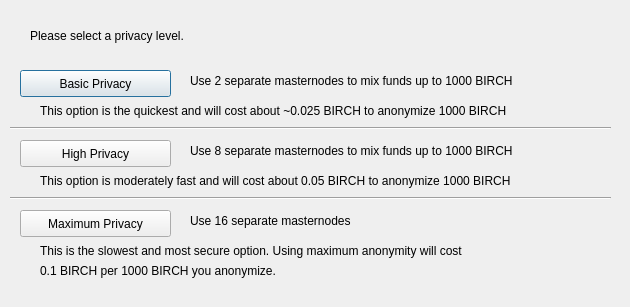
<?xml version="1.0" encoding="UTF-8"?>
<ui version="4.0">
 <class>DarksendConfig</class>
 <widget class="QDialog" name="DarksendConfig">
  <property name="geometry">
   <rect>
    <x>0</x>
    <y>0</y>
    <width>630</width>
    <height>307</height>
   </rect>
  </property>
  <property name="windowTitle">
   <string>Configure PrivateSend</string>
  </property>
  <widget class="QPushButton" name="buttonBasic">
   <property name="geometry">
    <rect>
     <x>20</x>
     <y>70</y>
     <width>151</width>
     <height>27</height>
    </rect>
   </property>
   <property name="text">
    <string>Basic Privacy</string>
   </property>
  </widget>
  <widget class="QPushButton" name="buttonHigh">
   <property name="geometry">
    <rect>
     <x>20</x>
     <y>140</y>
     <width>151</width>
     <height>27</height>
    </rect>
   </property>
   <property name="text">
    <string>High Privacy</string>
   </property>
  </widget>
  <widget class="QPushButton" name="buttonMax">
   <property name="geometry">
    <rect>
     <x>20</x>
     <y>210</y>
     <width>151</width>
     <height>27</height>
    </rect>
   </property>
   <property name="text">
    <string>Maximum Privacy</string>
   </property>
  </widget>
  <widget class="QLabel" name="label">
   <property name="geometry">
    <rect>
     <x>30</x>
     <y>20</y>
     <width>571</width>
     <height>31</height>
    </rect>
   </property>
   <property name="text">
    <string>Please select a privacy level.</string>
   </property>
  </widget>
  <widget class="QLabel" name="label_2">
   <property name="geometry">
    <rect>
     <x>190</x>
     <y>70</y>
     <width>421</width>
     <height>21</height>
    </rect>
   </property>
   <property name="text">
    <string>Use 2 separate masternodes to mix funds up to 1000 BIRCH</string>
   </property>
  </widget>
  <widget class="QLabel" name="label_3">
   <property name="geometry">
    <rect>
     <x>190</x>
     <y>140</y>
     <width>411</width>
     <height>21</height>
    </rect>
   </property>
   <property name="text">
    <string>Use 8 separate masternodes to mix funds up to 1000 BIRCH</string>
   </property>
  </widget>
  <widget class="QLabel" name="label_4">
   <property name="geometry">
    <rect>
     <x>190</x>
     <y>210</y>
     <width>421</width>
     <height>21</height>
    </rect>
   </property>
   <property name="text">
    <string>Use 16 separate masternodes</string>
   </property>
  </widget>
  <widget class="QLabel" name="label_6">
   <property name="geometry">
    <rect>
     <x>40</x>
     <y>100</y>
     <width>561</width>
     <height>21</height>
    </rect>
   </property>
   <property name="text">
    <string>This option is the quickest and will cost about ~0.025 BIRCH to anonymize 1000 BIRCH</string>
   </property>
  </widget>
  <widget class="QLabel" name="label_7">
   <property name="geometry">
    <rect>
     <x>40</x>
     <y>170</y>
     <width>561</width>
     <height>21</height>
    </rect>
   </property>
   <property name="text">
    <string>This option is moderately fast and will cost about 0.05 BIRCH to anonymize 1000 BIRCH</string>
   </property>
  </widget>
  <widget class="QLabel" name="label_8">
   <property name="geometry">
    <rect>
     <x>40</x>
     <y>240</y>
     <width>561</width>
     <height>21</height>
    </rect>
   </property>
   <property name="text">
    <string>This is the slowest and most secure option. Using maximum anonymity will cost</string>
   </property>
  </widget>
  <widget class="QLabel" name="label_9">
   <property name="geometry">
    <rect>
     <x>40</x>
     <y>260</y>
     <width>561</width>
     <height>21</height>
    </rect>
   </property>
   <property name="text">
    <string>0.1 BIRCH per 1000 BIRCH you anonymize.</string>
   </property>
  </widget>
  <widget class="Line" name="line">
   <property name="geometry">
    <rect>
     <x>10</x>
     <y>120</y>
     <width>601</width>
     <height>16</height>
    </rect>
   </property>
   <property name="orientation">
    <enum>Qt::Horizontal</enum>
   </property>
  </widget>
  <widget class="Line" name="line_2">
   <property name="geometry">
    <rect>
     <x>10</x>
     <y>190</y>
     <width>601</width>
     <height>16</height>
    </rect>
   </property>
   <property name="orientation">
    <enum>Qt::Horizontal</enum>
   </property>
  </widget>
 </widget>
 <resources/>
 <connections/>
</ui>
